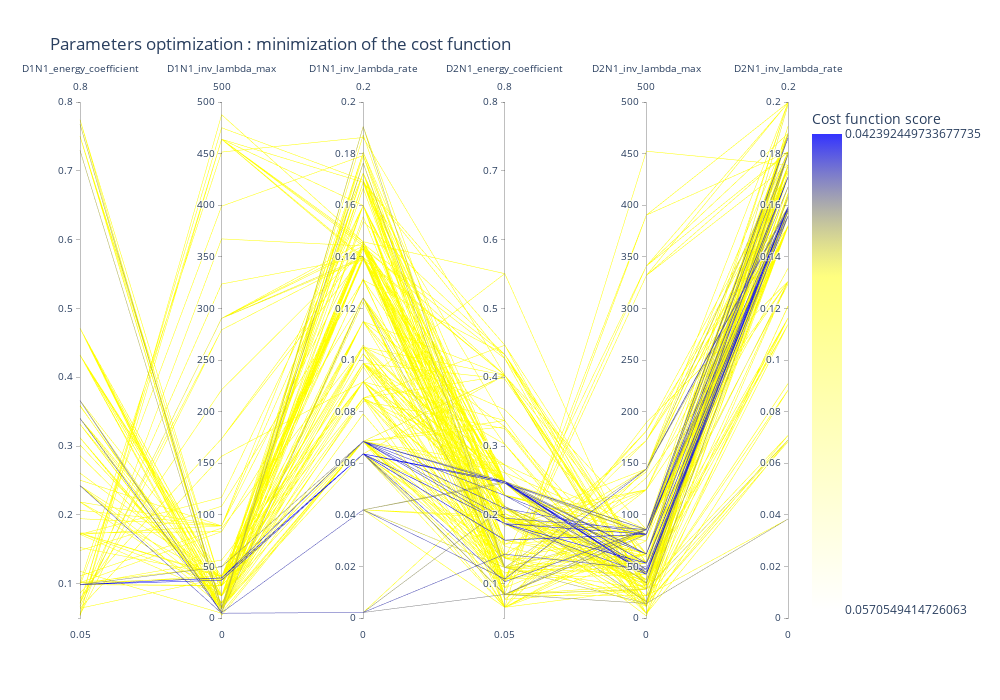

The notebook cell this image was saved under:
### Code cell
fig = viewer.parallel_coordinates(500, unselected_opacity=0)
fig.update_layout(width=1000, height=700)

### Figure 1 — Plotly figure (JSON) as saved in the notebook; plotly's stock layout.template omitted (floating-point values rounded to 4 significant figures; data arrays with more than 128 entries replaced by an {"elided": "..."} marker saying what was removed)
{"data": [{"dimensions": [{"label": "D1N1_energy_coefficient", "range": [0.05, 0.8], "values": {"elided": "500 float values"}}, {"label": "D1N1_inv_lambda_max", "range": [0, 500], "values": {"elided": "500 float values"}}, {"label": "D1N1_inv_lambda_rate", "range": [0, 0.2], "values": {"elided": "500 float values"}}, {"label": "D2N1_energy_coefficient", "range": [0.05, 0.8], "values": {"elided": "500 float values"}}, {"label": "D2N1_inv_lambda_max", "range": [0, 500], "values": {"elided": "500 float values"}}, {"label": "D2N1_inv_lambda_rate", "range": [0, 0.2], "values": {"elided": "500 float values"}}], "line": {"color": {"elided": "500 float values"}, "colorbar": {"tickmode": "array", "ticktext": [0.04239, 0.05705], "tickvals": [-0.04239, -0.05705], "title": {"text": "Cost function score"}}, "colorscale": [[0, "rgba(0, 0, 255, 0.8)"], [0.3, "rgba(255,255,0,0.5)"], [1, "rgba(255,255,0,0.0)"]], "reversescale": true, "showscale": true}, "type": "parcoords", "unselected": {"line": {"opacity": 0}}}], "layout": {"coloraxis": {"colorbar": {"title": {"text": "Fitness"}}}, "height": 700, "title": {"text": "Parameters optimization : minimization of the cost function"}, "width": 1000}}
